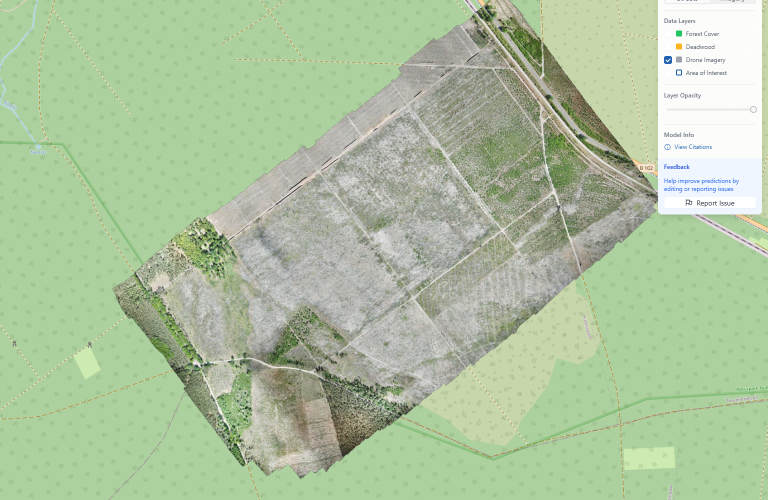
#> input picture georef_check/data/raw/dataset_manual/1335_ortho_streets.png, 1536 x 1000 px (shown at 1/2 size); its folder holds 4 pictures in this run
$ python crop_images.py
#> lines starting #> are read from the running program, lines starting #| are printed output that depends on the picture
#!/usr/bin/env python3
"""
Crop ortho images to 1000x1000 square (center crop, full height).
Creates cropped versions in a new directory.
"""

import os
from pathlib import Path
from PIL import Image


def crop_images_to_square(data_dir, output_dir, size=1000):
    """Crop all PNG images to square, center crop."""
#> called with data_dir = '../georef_check/data/raw/dataset_manual', size = 1000
    data_dir = Path(data_dir)
    output_dir = Path(output_dir)
    output_dir.mkdir(parents=True, exist_ok=True)

    png_files = list(data_dir.glob("*.png"))
    print(f"Found {len(png_files)} PNG files")

    for img_path in png_files:
        with Image.open(img_path) as img:
            # Convert to RGB if needed
#> img is the input picture: PIL image 1536x1000 RGB; mean R, G, B 174.3, 195.4, 160
            if img.mode not in ("RGB", "RGBA"):
                img = img.convert("RGB")

            width, height = img.size
#> width = 1536; height = 1000

            # Calculate crop box for center crop
            if width > size:
                left = (width - size) // 2
#> left = 268
                right = left + size
#> right = 1268
            else:
                left = 0
                right = width

            if height > size:
                top = (height - size) // 2
                bottom = top + size
            else:
                top = 0
                bottom = height
#> bottom = 1000

            # Crop and resize if needed
            cropped = img.crop((left, top, right, bottom))
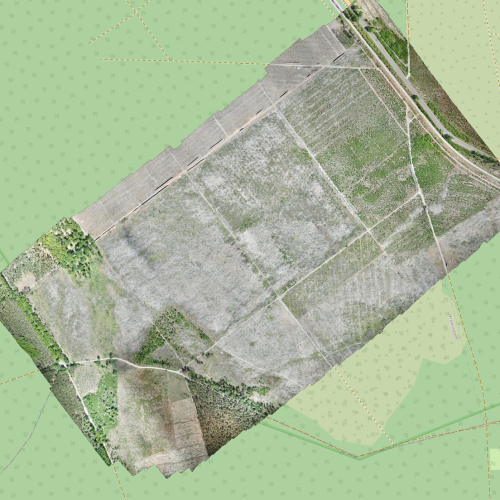
#> cropped: PIL image 1000x1000 RGB (shown at 1/2 size); mean R, G, B 168.6, 185.7, 153.2

            # Save
            output_path = output_dir / img_path.name
            cropped.save(output_path, "PNG")
#> pass 2 of the loop in crop_images_to_square, `for img_path in png_files:`:
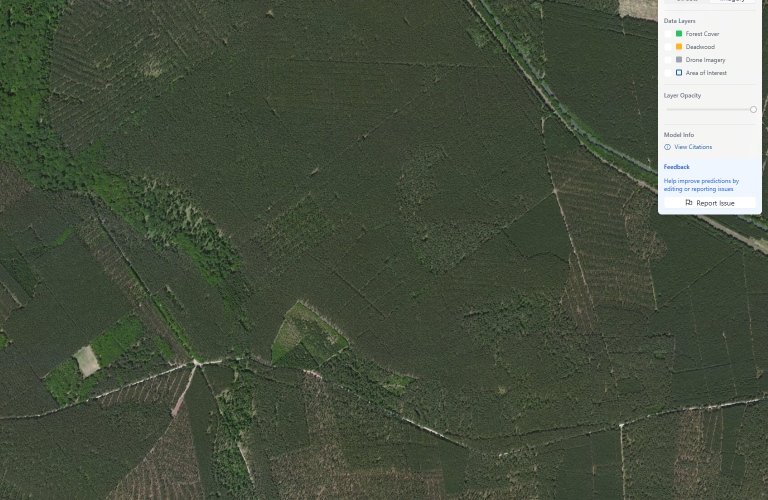
#> input picture georef_check/data/raw/dataset_manual/1335_satellite_only.png, 1536 x 1000 px (shown at 1/2 size)
#> in crop_images_to_square, img is the input picture: PIL image 1536x1000 RGB; mean R, G, B 73.1, 82.1, 65.2
#> in crop_images_to_square, `cropped = img.crop((left, top, right, bottom))`:
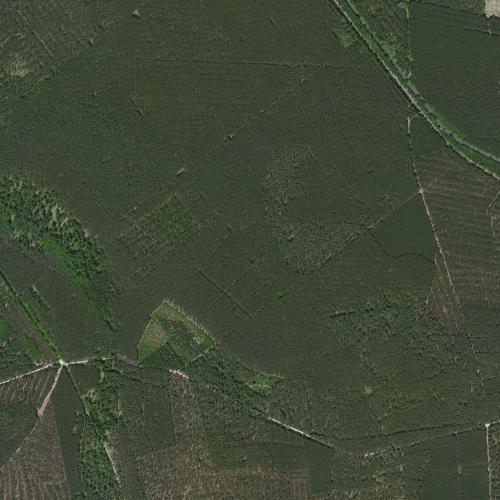
#> cropped: PIL image 1000x1000 RGB (shown at 1/2 size); mean R, G, B 63.2, 72.2, 54.1
#> pass 3 of the loop in crop_images_to_square, `for img_path in png_files:`:
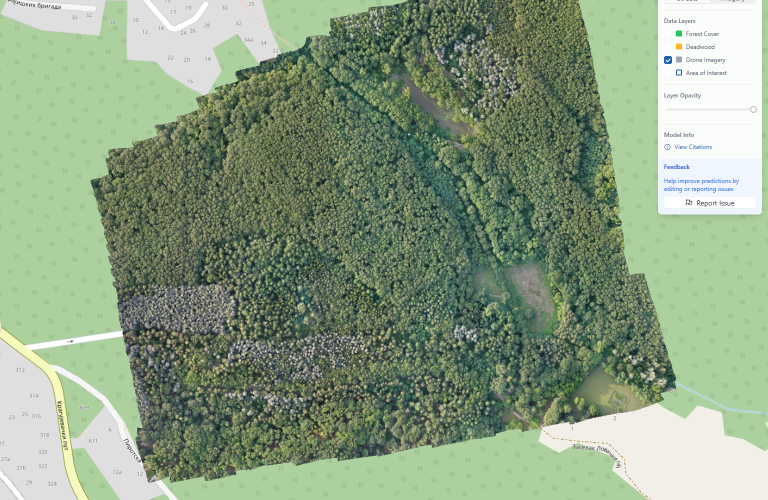
#> input picture georef_check/data/raw/dataset_manual/1336_ortho_streets.png, 1536 x 1000 px (shown at 1/2 size)
#> in crop_images_to_square, img is the input picture: PIL image 1536x1000 RGB; mean R, G, B 139.2, 159, 131
#> in crop_images_to_square, `cropped = img.crop((left, top, right, bottom))`:
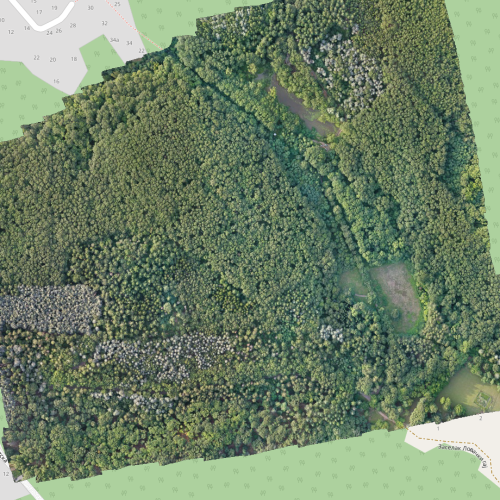
#> cropped: PIL image 1000x1000 RGB (shown at 1/2 size); mean R, G, B 111.3, 130.4, 103.9
#> the loop made 4 passes; the first 3 are shown

    print(f"Cropped images saved to {output_dir}")


if __name__ == "__main__":
    # Create cropped versions
    crop_images_to_square(
        "../georef_check/data/raw/dataset_manual",
        "../georef_check/data/raw/dataset_manual_cropped",
        size=1000,
    )
